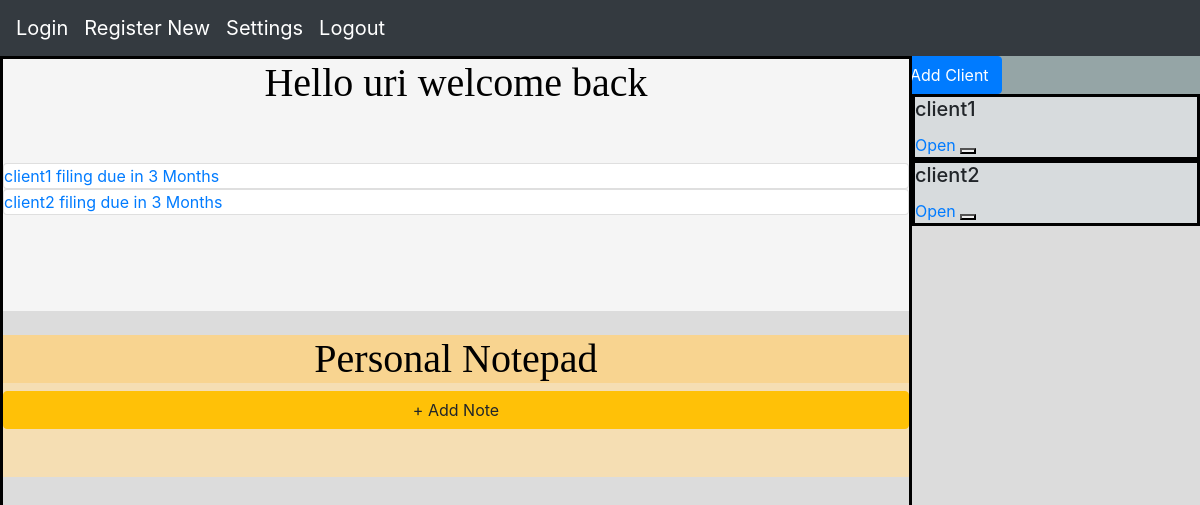
Page /users/company (signed in) on the earlier database version.
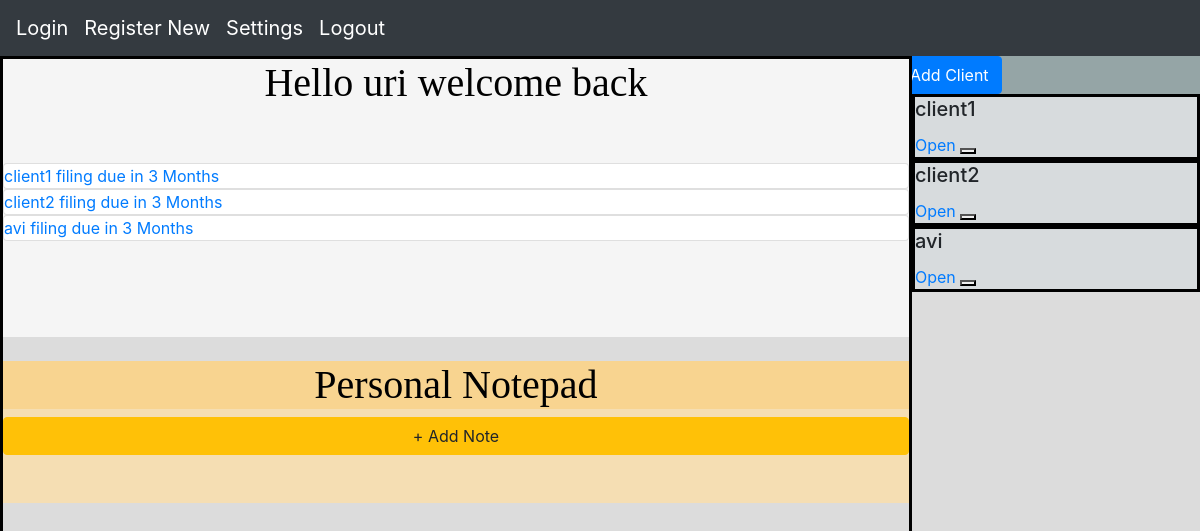
Same page on the later database version.
### accounts/models.py (models this page shows)
class Client(models.Model):
    name=CharField(max_length=200)
    firm=ForeignKey(Firm, on_delete=models.CASCADE)
    yearly= DateField(blank=True, null=True)
    first_quarter= DateField(blank=True, null=True)
    second_quarter= DateField(blank=True, null=True)
    third_quarter= DateField(blank=True, null=True)
    client_mail= EmailField(blank=True, null=True)

### accounts/views.py (the view, shortened to what this page needs)
# urls.py: path('company', views.company_page, name='company_page'),
@decorators.login_required
def company_page(request):
    form = NewClientForm()
    return render(request, 'companyPage.html', {'f':form, 'object_type':'client'})

### accounts/templates/companyPage.html (shortened to what this page needs)
{% extends "base.html" %}
{% load static %}
{% block css %}
<link rel="stylesheet" href="{% static 'accounts/css/tester.css' %}">
<link rel="stylesheet" href="{% static 'accounts/css/myCSS.css' %}">
<link rel="stylesheet" href="{% static 'accounts/js/resizeJS.js' %}">
<link rel="stylesheet" href="{% static 'accounts/js/dateCheck.js' %}">
 {% endblock %}
{% block content %}
<div class="container-fluid d-flex justify-content-end" style="background-color: gainsboro; display: flex; height: 100vh; width: 100vw;">
  <div class="row">
              <div class="col-sm col-md col-xl flex-column d-flex align-items-stretch" style="border: black solid; width: 100vw;">
                <div class="row d-flex flex-column" style="background-color: whitesmoke;">
                    <h1 style="text-align: center;">Hello {% block name %} {{user.username}}  {% endblock %} welcome back</h1>
                    <br>
                    <br>
                    {%for client in user.profile.employed_by.client_set.all%}
                    <a href="#" class="card">{{client.name}} filing due in 3 Months</a>
                    {%endfor%}
                    <br>
                    <br>
                    <br>
                    <br>
                </div>
<br>
                <div class="row d-flex flex-column" style="background-color: wheat;">
                  <h1 style="text-align: center; background-color: #f8d490;">Personal Notepad</h1>
                 {% include 'notePopup.html' with noteForm=f %}
                  <br>
                  <br>
                </div>
            </div>
          <div class="panel-body panel-resizable position-fixed-right" style="border-left: black thick;">
            <div class="row align-items-end" style="background-color: #95A5A6;">
              {% include 'clientPopup.html' with clientForm=f %}
            </div>
              {%for client in user.profile.employed_by.client_set.all%}
              <div class="list-group overflow-auto" style="width: 18rem;">
                  <div class="cardStyle">
                    <h5 class="card-title">{{client.name}}</h5>
                    <a href="#" class="card-link">Open</a>
                    <button> </button>
                </div>
              {%endfor%}
          </div>
              </div>
          </div>
  </div>
</div>
{% endblock %}

Differences in the rows shown:
added Client: name "avi"
